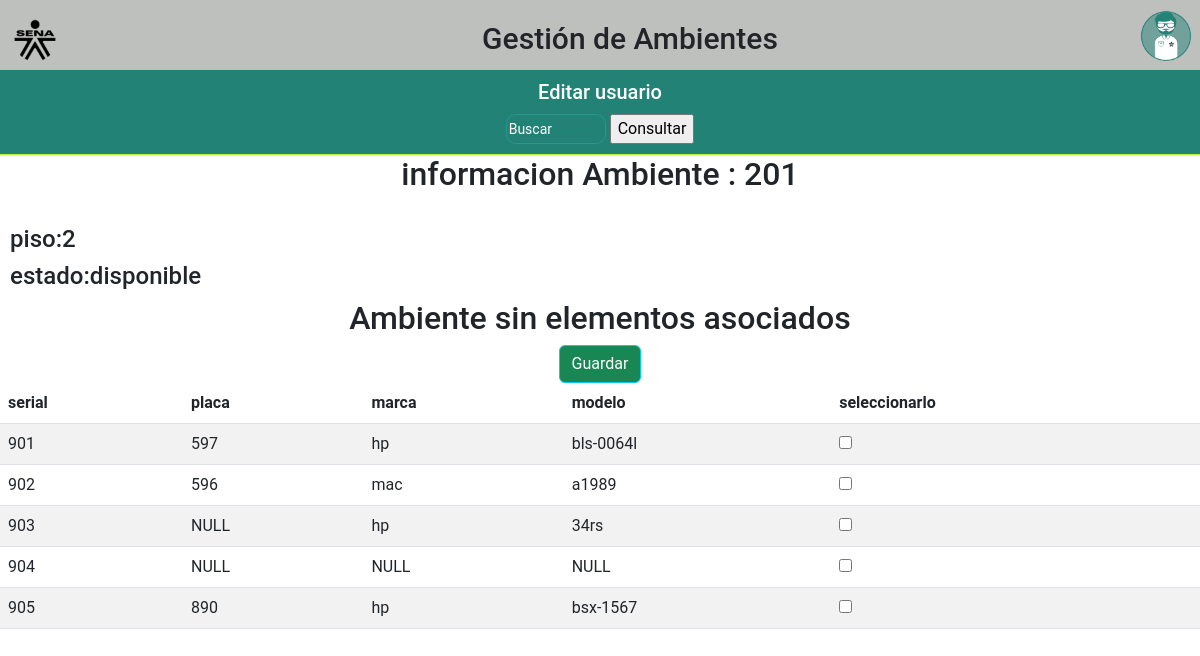
Screenshot of /asociarAmbienteElemento.php?idAmbiente=201 (signed in) with the database file from the repository.
### tables this page shows
CREATE TABLE `ambientes` (
  `id_numero_ambiente` int(15) NOT NULL,
  `piso` varchar(50) NOT NULL,
  `linea_formacion` int(11) NOT NULL,
  `estado` int(11) NOT NULL,
  `cantidad_sillas` int(3) NOT NULL,
  `mesas` int(3) NOT NULL
);

CREATE TABLE `estado_ambiente` (
  `id_estado_ambiente` int(11) NOT NULL,
  `estado_ambiente` varchar(50) NOT NULL
);

CREATE TABLE `elementos_estaticos_ambiente` (
  `id_elemento_estatico` varchar(30) NOT NULL,
  `categoria_elemento` int(11) NOT NULL,
  `marca` varchar(50) DEFAULT NULL,
  `modelo` varchar(50) DEFAULT NULL,
  `placa` varchar(10) DEFAULT NULL,
  `estado` int(15) NOT NULL
);

### database/conexion.php (called while the page is built, shortened)
<?php
class Conexion{
    public function conectar(){
     $this->con=mysqli_connect("localhost", "root", "", "gestion_ambientes",3306);
    }
}
?>

### classAmbientes.php (called while the page is built, shortened)
<?php
require_once "./database/conexion.php";
class Ambientes extends conexion
{
    public function obtenerAmbientePorId($id)
    {
        $sql = "SELECT *  FROM `ambientes` inner JOIN estado_ambiente ON ambientes.estado=estado_ambiente.id_estado_ambiente INNER JOIN linea_formacion on linea_formacion.id_linea=ambientes.linea_formacion WHERE id_numero_ambiente='$id' ";
        $resultado = $this->con->query($sql);
        return $resultado;
    }
}

### classAmbienteElemento.php (called while the page is built, shortened)
<?php
require_once  "./database/conexion.php";
class AmbienteElemento extends Conexion{
    public function CantidadElementoIdAmbiente($id)
    {
        $elemento_cantidad = "SELECT categoria_elemento.nombre_categoria, COUNT(*) as cantidad_elementos FROM ambientes INNER JOIN ambiente_elemento on ambientes.id_numero_ambiente =ambiente_elemento.id_numero_ambiente INNER JOIN elementos_estaticos_ambiente on elementos_estaticos_ambiente.id_elemento_estatico=ambiente_elemento.id_elemento_estatico INNER JOIN categoria_elemento ON categoria_elemento.id_categoria=elementos_estaticos_ambiente.categoria_elemento INNER JOIN estado_elemento_estatico on estado_elemento_estatico.id_estado_estatico=elementos_estaticos_ambiente.estado WHERE ambiente_elemento.id_numero_ambiente=$id AND ambientes.id_numero_ambiente = $id GROUP BY categoria_elemento.nombre_categoria Order By categoria_elemento.nombre_categoria Asc ;";
        $cantidad_elemento_sql = $this->con->query($elemento_cantidad);
        return $cantidad_elemento_sql;
    }
}

### classElementosEstaticos.php (called while the page is built, shortened)
<?php
require_once "./database/conexion.php";
class ElementosEstaticos extends conexion
{
    public function obtenerElementosEstaticosPorEstado($estado)
    {
        try {
            $estado_dispositivo_estaticos = mysqli_prepare($this->con, "SELECT * FROM `elementos_estaticos_ambiente` WHERE `estado` = ?");
            $estado_dispositivo_estaticos->bind_param("i", $estado);
            $estado_dispositivo_estaticos->execute();
            if ($estado_dispositivo_estaticos->execute()) {
                $resultado = $estado_dispositivo_estaticos->get_result();
                return $resultado->fetch_all(MYSQLI_ASSOC);
            } else {
                mysqli_close($this->con);
                echo "No se pudieron obtener los datos, error: " . mysqli_error($this->con);
            }
        } catch (Exception $ex) {
            mysqli_close($this->con);
            throw new Exception("Error al obtener elementos estáticos por estado: " . $ex->getMessage());
        }
    }
}

### asociarAmbienteElemento.php (the view, shortened to what this page needs)
<?php  session_start();
require_once "./classAmbientes.php";
require_once "./classAmbienteElemento.php";
require_once "./classElementosEstaticos.php";
$id_ambiente = $_REQUEST['idAmbiente'];
$verAmbiente = new Ambientes();
$informacion_ambiente = $verAmbiente->obtenerAmbientePorId($id_ambiente);
$informacion = $informacion_ambiente->fetch_assoc();
$verElementosEstaticos = new ElementosEstaticos();
$elementos_disponibles = $verElementosEstaticos->obtenerElementosEstaticosPorEstado(1);
$cantidadElemento = new AmbienteElemento();
$cantidad_elemento = $cantidadElemento->CantidadElementoIdAmbiente($id_ambiente);
?>
<!DOCTYPE html>
<html lang="en">
<head>
    <link rel="stylesheet" type="text/css" href="./Css/prestamo_ambientes.css">
    <link href="https://cdn.jsdelivr.net/npm/bootstrap@5.3.0-alpha1/dist/css/bootstrap.min.css" rel="stylesheet">
    <link rel="stylesheet" href="./Css/global.css">
</head>
<body>
    <div class="parte-superior">
        <img class="logo" src="./images/logo sena.png" alt="">
        <h1 class="titulo">Gestión de Ambientes</h1>
        <div class="dropdown">
            <button class="btn dropdown-toggle" type="button" data-bs-toggle="dropdown" aria-expanded="false">
                <img class="perfil" src="./images/Boton Administrador.png" alt="">
            </button>
        </div>
    </div>
    <div class="herencia">
        <div class="buscador">
            <h3 class="titulo_herencia">Editar usuario</h3>
            <div class="buscador-int">
                <form action="./asociarAmbienteElemento.php" method="get">
                    <input class="input-b btns-b" type="text" placeholder="Buscar" name="buscar">
                    <input type="submit" value="Consultar" name="consultar">
                </form>
            </div>
        </div>
        <div class="">
        <h2 style="text-align: center;">informacion Ambiente : <?php echo $informacion['id_numero_ambiente']; ?></h3> <br>
                <div class="info-amb">
                    <h4 style="padding-left: 10px;">piso:<?php echo $informacion['piso'];  ?></h4>
                    <h4 style="padding-left: 10px;">estado:<?php echo $informacion['estado_ambiente'];  ?></h4>
                </div>
                <?php
                if ($cantidad_elemento->num_rows < 1) { ?>
                    <h2 style="text-align: center;">Ambiente sin elementos asociados</h2>
                <?php
                }
                ?>
                <form action="./procesoAsociarElementoAmbiente.php" method="post">
                    <center><input class="btn btn-info bg-success" type="submit" name="asociar" value="Guardar" style="color: white;"></center>
                    <table class="table  table-striped">
                        <thead>
                            <tr>
                                <th scope="col">serial</th>
                                <th scope="col">placa</th>
                                <th scope="col">marca</th>
                                <th scope="col">modelo</th>
                                <th scope="col">seleccionarlo</th>
                            </tr>
                        </thead>
                        <tbody>
                            <?php
                            foreach ($elementos_disponibles as $Elemento) {
                            ?>
                                <tr>
                                    <td><?php echo $Elemento['id_elemento_estatico']; ?></td>
                                    <td><?php echo $Elemento['placa']; ?></td>
                                    <td><?php echo $Elemento['marca'] ?></td>
                                    <td><?php echo $Elemento['modelo'] ?></td>
                                    <td><input type="checkbox" name="equipos[]" value="<?php echo $Elemento['id_elemento_estatico']; ?>"></td>
                                </tr>
                            <?php
                            }
                            ?>
                        </tbody>
                    </table>
                </form>
</body>
</html>

### Css/prestamo_ambientes.css (style rules this page uses)
.dropdown-toggle { transition: all .5s !important; margin-right: 10px !important; padding: 0px !important; border-radius: 30px !important; width: 50px !important; position: fixed; top: 10px; right: 0; }
body { height: 100%; width: 100%; box-sizing: border-box; overflow-x: hidden; }
html { height: 100%; width: 100%; }
.titulo_herencia { color: white; font-size: 20px; }
.perfil { width: 50px; height: 50px; margin-right: 15px; }
.titulo { display: inline-block; font-size: 30px; text-align: center; margin-top: 15px; }
.logo { display: inline-block; width: 40px; padding-top: 10px; }
.herencia { display: flex; height: 100%; width: 100%; box-sizing: border-box; flex-direction: column; }
.buscador { display: flex; height: auto; flex-direction: column; align-items: center; width: 100%; background: #238276; }
.buscador h3 { display: inline-block; margin: 10px; }
.buscador-int { display: flex; gap: 20px; width: 100%; height: auto; border-bottom: 1px solid greenyellow; align-items: center; justify-content: center; padding-bottom: 10px; }
.input-b { width: 100px; height: 25px; border-radius: 10px; background: white; outline: none; border: 1px solid black; transition: all .5s; }
.input-b::placeholder { color: white; }
.btns-b { height: 30px; border: 1px solid #25998a; background: #238276; color: white; font-size: 14px; }

### Css/global.css (style rules this page uses)
.logo { width: 50px !important; margin-left: 10px; }
body { font-family: 'Roboto', sans-serif; }
.parte-superior { background-color: #bec0be; height: 70px; display: flex; justify-content: space-between !important; align-items: center !important; width: 100%; z-index: 100 !important; }

### asociarAmbienteElemento.php (style rules this page uses)
table input, select { border: none; }

### rows the page displays
ambientes: id_numero_ambiente "201", piso "2", estado.estado_ambiente "disponible"
elementos_estaticos_ambiente: id_elemento_estatico "901", placa "597", marca "hp", modelo "bls-0064l"
elementos_estaticos_ambiente: id_elemento_estatico "902", placa "596", marca "mac", modelo "a1989"
elementos_estaticos_ambiente: id_elemento_estatico "903", placa "NULL", marca "hp", modelo "34rs"
elementos_estaticos_ambiente: id_elemento_estatico "904", placa "NULL", marca "NULL", modelo "NULL"
elementos_estaticos_ambiente: id_elemento_estatico "905", placa "890", marca "hp", modelo "bsx-1567"
